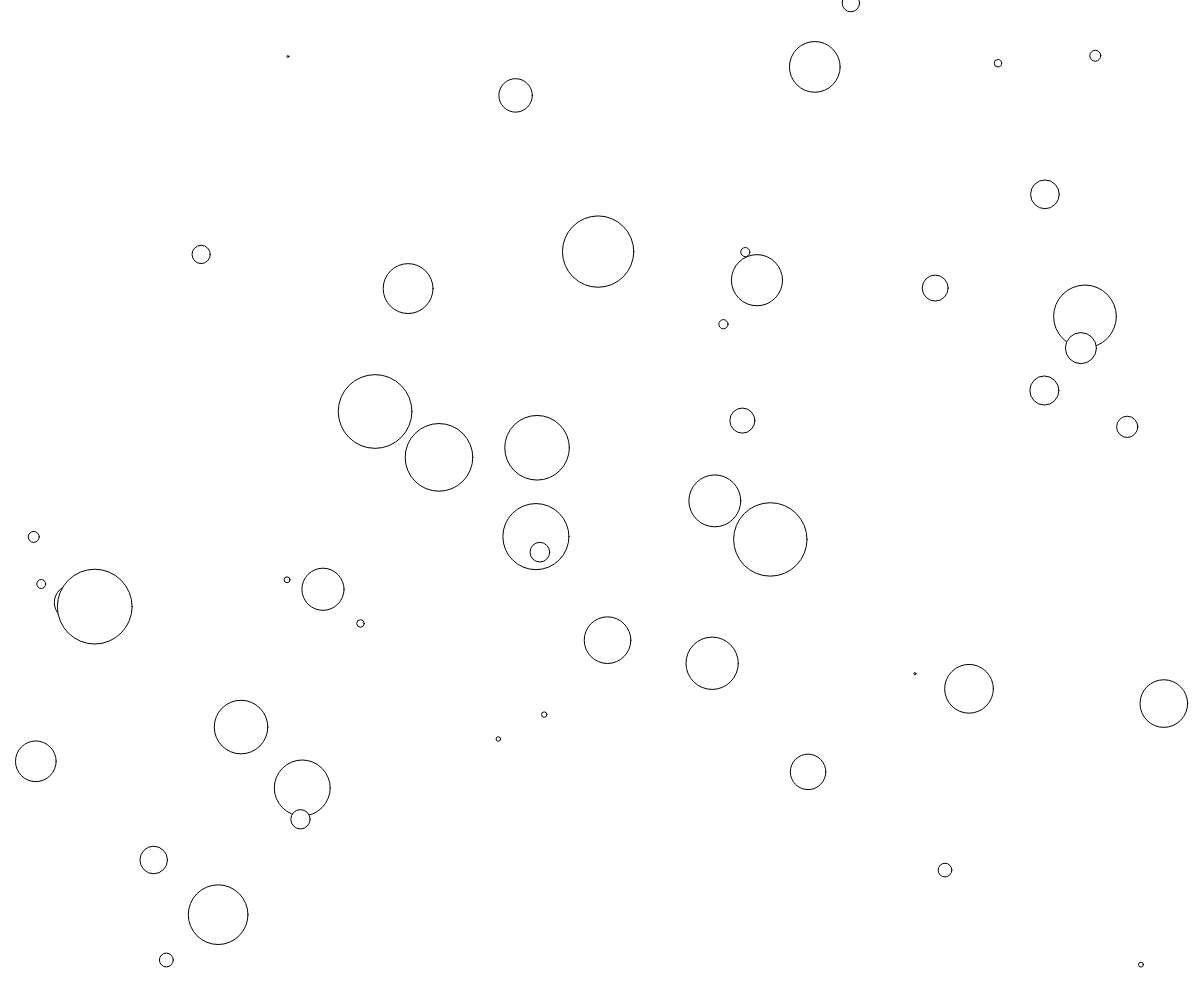
Frame 1 (no input)
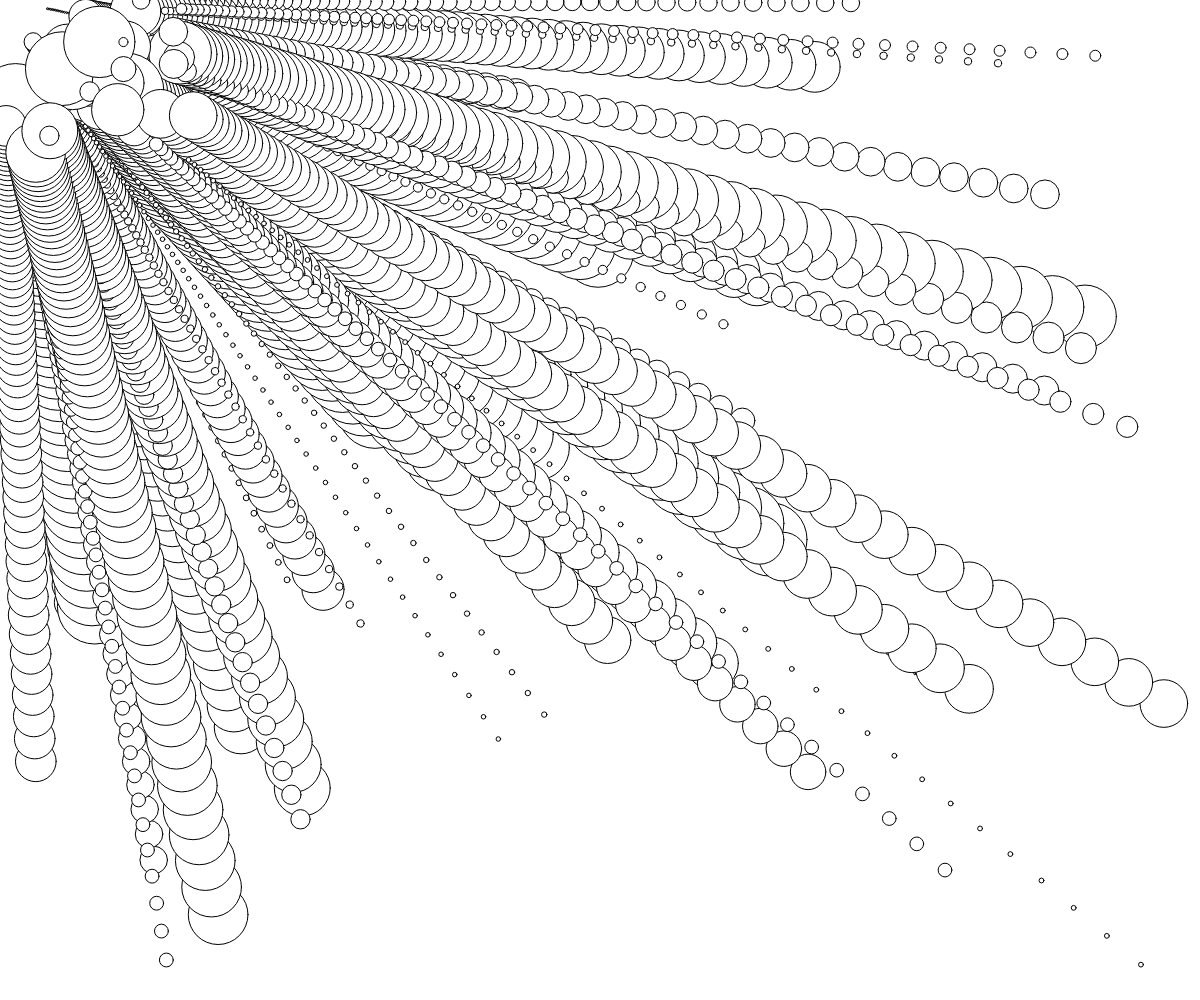
Frame 60 (no input)
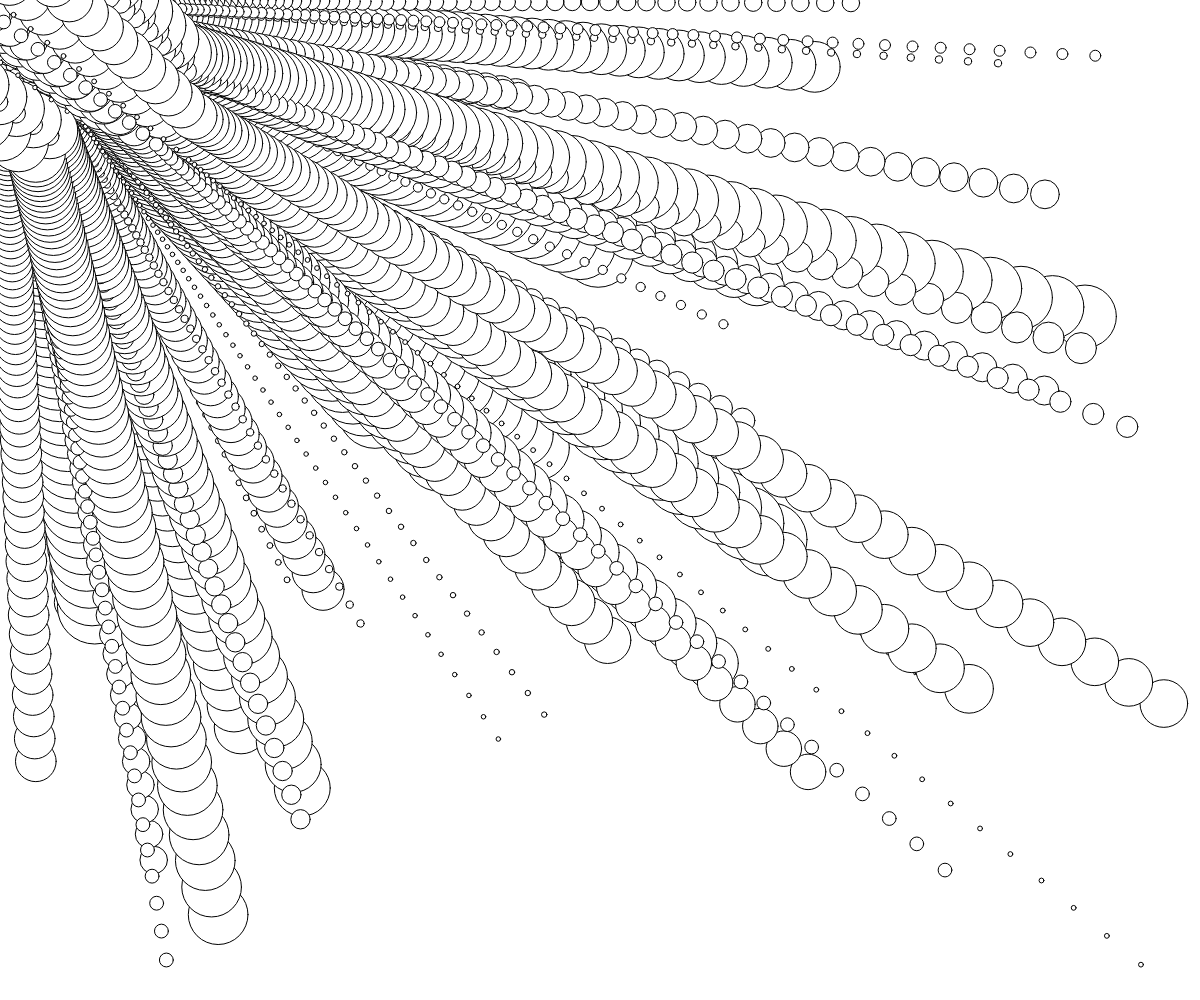
Frame 120 (the mouse pressed at the canvas centre since frame 60)

The p5.js sketch that drew these frames (run headless with seeded random() and noise() and a simulated clock; from frame 60 on, the mouse is pressed at the canvas centre):

// p5.js sketch
// ── sketch.js
'use strict'
var bubbles = []; //create empty array
var dir = 1;  //sets default direction

function setup() {
createCanvas(windowWidth, windowHeight);
for (let i = 0; i < 50; i++) {
  bubbles.push(new Bubble()); //fill array with 50 Bubble objects
  }
}

function draw() {
  //background(255, 5);
for (let i = 0; i < bubbles.length; i++) {
  bubbles[i].move();
  bubbles[i].display();
}
}

function mousePressed() {
  dir = dir * -1;
}

function keyPressed() {
  if (keyCode === 32) {
      setup();
    }
  else if (keyCode === 16) {
        console.log("The number of bubbles present is: " + bubbles.length);
      }
}

class Bubble {
  constructor() {
    this.size = random(75);
    this.x = random(width);
    this.y = random(height);
  }

  getX() {
    return this.x;
  }
  getY() {
    return this.y;
  }

  move() {
    let targetX = random(mouseX-5, mouseX+5);
    let dx = targetX - this.x ;
    this.x += dx * 0.03 * dir;
    let targetY = random(mouseY-5, mouseY+5);
    let dy = targetY - this.y;
    this.y += dy * 0.03 * dir;

  }

  display() {
    stroke('black');
    //strokeWeight(0.5);
    //noFill();
    fill('white');
    ellipse(this.x, this.y, this.size, this.size);
  }
}
